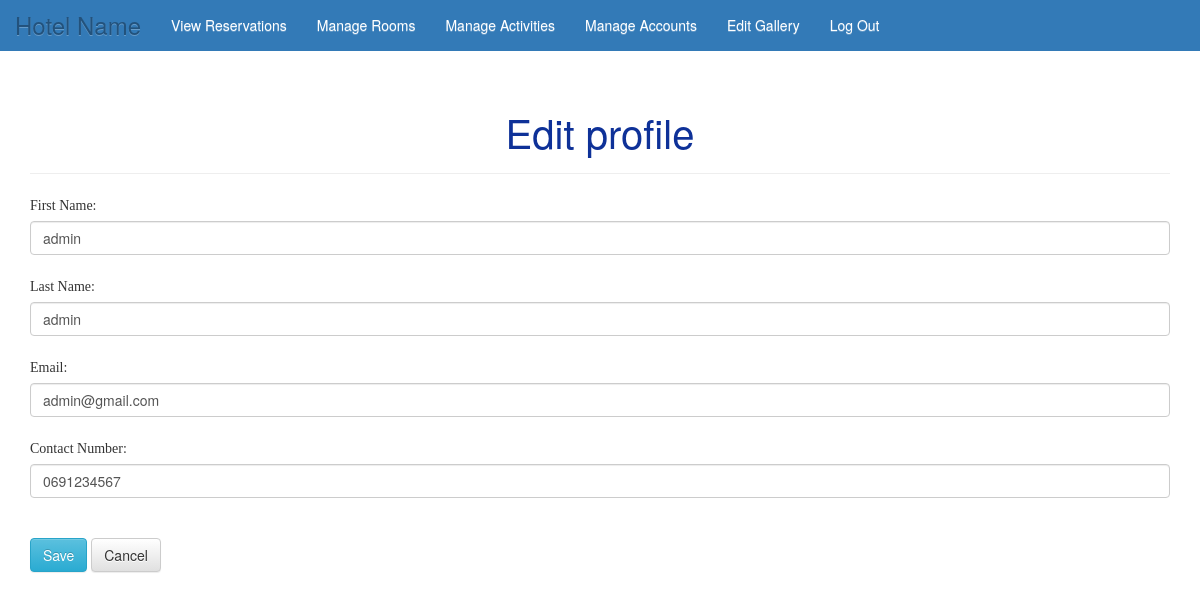
/edit.php (signed in), run on the app's committed database.
### tables this page shows
CREATE TABLE `staf` (
  `staffID` int(11) NOT NULL,
  `fname` varchar(255) NOT NULL,
  `lname` varchar(255) NOT NULL,
  `email` varchar(255) NOT NULL,
  `pass` varchar(255) NOT NULL,
  `tel` varchar(20) DEFAULT NULL,
  `roli` enum('user','admin') NOT NULL,
  `profile_pic` text DEFAULT NULL
);

### edit.php (the view, shortened to what this page needs)
<?php
if(!isset($_SESSION['emp_id']) || !isset($_SESSION['role'])){
    header('location: index.php');
}else{
    $id = $_SESSION['emp_id'];
    require('includes/hotel_connect.php');
    echo '
    <div class="box">
        <div class="page-header">
        <h1 id="amenities" class="text-center">Edit profile</h1>
        </div>
    ';
    $q = "SELECT fname, lname, email, tel
          FROM staf
          WHERE staffID='$id'";
    $r = @mysqli_query($dbc, $q);
    if(mysqli_num_rows($r) == 1){
        $row = mysqli_fetch_array($r, MYSQLI_ASSOC);
        echo '<form action="edit.php" method="POST" enctype="multipart/form-data">
            <label> First Name: </label><br>
            <input type="text" class="form-control form-control-lg" name="first_name" maxlength="20" size="20" value="'.$row['fname'].'"><br>
            <label> Last Name: </label><br>
            <input type="text" class="form-control form-control-lg" name="last_name" maxlength="30" size="20" value="'.$row['lname'].'"><br>
            <label> Email: </label><br>
            <input type="email" class="form-control form-control-lg" name="email" maxlength="60" size="25" value="'.$row['email'].'"><br>
            <label> Contact Number: </label><br>
            <input type="text" class="form-control form-control-lg" name="phone" maxlength="20" size="20" value="'.$row['tel'].'"><br>
            <br>
            ';
            echo'
            <button class="btn btn-info" type="submit" name="submit" value="submit">Save</button>
            <a class="btn btn-default" href="user_settings.php">Cancel</a>
            <input type="hidden" name="id" value="'.$id.'">
            </form>';
    }
}
?>

### hotelStyle1.css (style rules this page uses)
* { margin: 0; padding: 0; }
body, html { height: 100%; }
body { padding-top: 70px; position: relative }
label { font-family: 'Century Gothic'; font-weight: lighter; }
.navbar-brand { color: #fff; font-size: x-large; }
li a { text-decoration: none; color: #fff; }
ul { list-style-type: none; }
#amenities { color:#0e3198; text-align:center; font-size: 40px; }

### data on the page
staf: first_name "admin", last_name "admin", email "admin@gmail.com", phone "0691234567"
